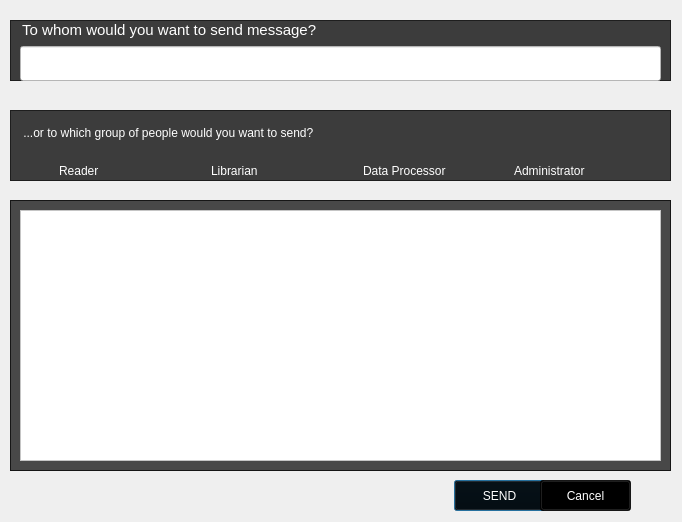
<?xml version="1.0" encoding="UTF-8"?>
<ui version="4.0">
 <class>sendNotification</class>
 <widget class="QDialog" name="sendNotification">
  <property name="geometry">
   <rect>
    <x>0</x>
    <y>0</y>
    <width>682</width>
    <height>522</height>
   </rect>
  </property>
  <property name="windowTitle">
   <string>Dialog</string>
  </property>
  <property name="styleSheet">
   <string notr="true">QCheckBox{
font: 60 12pt &quot;Segoe UI Light&quot;;
}
#sendNotification{
border-image: url(:/appscreen/Resources/appscreen/sendNotification.png);
}</string>
  </property>
  <widget class="QFrame" name="frame">
   <property name="geometry">
    <rect>
     <x>10</x>
     <y>20</y>
     <width>661</width>
     <height>61</height>
    </rect>
   </property>
   <property name="styleSheet">
    <string notr="true">background-color: rgba(0, 0, 0,0.5);</string>
   </property>
   <property name="frameShape">
    <enum>QFrame::StyledPanel</enum>
   </property>
   <property name="frameShadow">
    <enum>QFrame::Raised</enum>
   </property>
   <widget class="QWidget" name="">
    <property name="geometry">
     <rect>
      <x>0</x>
      <y>0</y>
      <width>661</width>
      <height>61</height>
     </rect>
    </property>
    <layout class="QVBoxLayout" name="verticalLayout_2">
     <item>
      <layout class="QHBoxLayout" name="horizontalLayout_2">
       <item>
        <widget class="QLabel" name="label">
         <property name="font">
          <font>
           <family>Segoe UI Symbol</family>
           <pointsize>11</pointsize>
           <weight>50</weight>
           <italic>false</italic>
           <bold>false</bold>
          </font>
         </property>
         <property name="styleSheet">
          <string notr="true">color: white;
background:rgba(255, 255, 255,0);
font: 11pt &quot;Segoe UI Symbol&quot;;
</string>
         </property>
         <property name="text">
          <string>   To whom would you want to send message?</string>
         </property>
        </widget>
       </item>
       <item>
        <spacer name="horizontalSpacer">
         <property name="orientation">
          <enum>Qt::Horizontal</enum>
         </property>
         <property name="sizeHint" stdset="0">
          <size>
           <width>398</width>
           <height>20</height>
          </size>
         </property>
        </spacer>
       </item>
      </layout>
     </item>
     <item>
      <layout class="QHBoxLayout" name="horizontalLayout_3">
       <item>
        <spacer name="horizontalSpacer_2">
         <property name="orientation">
          <enum>Qt::Horizontal</enum>
         </property>
         <property name="sizeType">
          <enum>QSizePolicy::Minimum</enum>
         </property>
         <property name="sizeHint" stdset="0">
          <size>
           <width>10</width>
           <height>20</height>
          </size>
         </property>
        </spacer>
       </item>
       <item>
        <widget class="QLineEdit" name="sendLE">
         <property name="sizePolicy">
          <sizepolicy hsizetype="Expanding" vsizetype="Expanding">
           <horstretch>0</horstretch>
           <verstretch>0</verstretch>
          </sizepolicy>
         </property>
         <property name="styleSheet">
          <string notr="true">background: white;</string>
         </property>
        </widget>
       </item>
       <item>
        <spacer name="horizontalSpacer_3">
         <property name="orientation">
          <enum>Qt::Horizontal</enum>
         </property>
         <property name="sizeType">
          <enum>QSizePolicy::Minimum</enum>
         </property>
         <property name="sizeHint" stdset="0">
          <size>
           <width>10</width>
           <height>20</height>
          </size>
         </property>
        </spacer>
       </item>
      </layout>
     </item>
    </layout>
   </widget>
  </widget>
  <widget class="QFrame" name="frame_2">
   <property name="geometry">
    <rect>
     <x>10</x>
     <y>110</y>
     <width>661</width>
     <height>71</height>
    </rect>
   </property>
   <property name="styleSheet">
    <string notr="true">background-color: rgba(0, 0, 0,0.5);</string>
   </property>
   <property name="frameShape">
    <enum>QFrame::StyledPanel</enum>
   </property>
   <property name="frameShadow">
    <enum>QFrame::Raised</enum>
   </property>
   <widget class="QWidget" name="">
    <property name="geometry">
     <rect>
      <x>0</x>
      <y>0</y>
      <width>661</width>
      <height>71</height>
     </rect>
    </property>
    <layout class="QVBoxLayout" name="verticalLayout">
     <item>
      <widget class="QLabel" name="label_2">
       <property name="styleSheet">
        <string notr="true">color: white;
background:rgba(255, 255, 255,0);
font: 11pt &quot;Segoe UI Symbol&quot;;
</string>
       </property>
       <property name="text">
        <string>    ...or to which group of people would you want to send?</string>
       </property>
      </widget>
     </item>
     <item>
      <layout class="QHBoxLayout" name="horizontalLayout">
       <property name="leftMargin">
        <number>30</number>
       </property>
       <property name="rightMargin">
        <number>30</number>
       </property>
       <item>
        <widget class="QCheckBox" name="checkBox">
         <property name="styleSheet">
          <string notr="true">color: white;
background:rgba(255, 255, 255,0)</string>
         </property>
         <property name="text">
          <string>Reader</string>
         </property>
        </widget>
       </item>
       <item>
        <widget class="QCheckBox" name="checkBox_2">
         <property name="styleSheet">
          <string notr="true">color: white;
background:rgba(255, 255, 255,0)</string>
         </property>
         <property name="text">
          <string>Librarian</string>
         </property>
        </widget>
       </item>
       <item>
        <widget class="QCheckBox" name="checkBox_3">
         <property name="styleSheet">
          <string notr="true">color: white;
background:rgba(255, 255, 255,0)</string>
         </property>
         <property name="text">
          <string>Data Processor</string>
         </property>
        </widget>
       </item>
       <item>
        <widget class="QCheckBox" name="checkBox_4">
         <property name="styleSheet">
          <string notr="true">color: white;
background:rgba(255, 255, 255,0)</string>
         </property>
         <property name="text">
          <string>Administrator</string>
         </property>
        </widget>
       </item>
      </layout>
     </item>
    </layout>
   </widget>
  </widget>
  <widget class="QFrame" name="frame_3">
   <property name="geometry">
    <rect>
     <x>10</x>
     <y>200</y>
     <width>661</width>
     <height>271</height>
    </rect>
   </property>
   <property name="styleSheet">
    <string notr="true">background-color: rgba(0, 0, 0,0.7);</string>
   </property>
   <property name="frameShape">
    <enum>QFrame::StyledPanel</enum>
   </property>
   <property name="frameShadow">
    <enum>QFrame::Raised</enum>
   </property>
   <widget class="QTextEdit" name="textEdit">
    <property name="geometry">
     <rect>
      <x>10</x>
      <y>10</y>
      <width>641</width>
      <height>251</height>
     </rect>
    </property>
    <property name="styleSheet">
     <string notr="true">background: white;</string>
    </property>
   </widget>
  </widget>
  <widget class="QPushButton" name="sendButton">
   <property name="geometry">
    <rect>
     <x>454</x>
     <y>480</y>
     <width>91</width>
     <height>31</height>
    </rect>
   </property>
   <property name="styleSheet">
    <string notr="true">#sendButton{
color: white;
background-color: rgba(0, 0, 0,0.8);
}
#sendButton::hover{
background-color: rgba(0, 170, 255,0.4)
}
#sendButton::pressed{
background-color: rgba(0, 170, 255,0.7);
}</string>
   </property>
   <property name="text">
    <string>SEND</string>
   </property>
  </widget>
  <widget class="QPushButton" name="cancelButton">
   <property name="geometry">
    <rect>
     <x>540</x>
     <y>480</y>
     <width>91</width>
     <height>31</height>
    </rect>
   </property>
   <property name="styleSheet">
    <string notr="true">#cancelButton{
color: white;
background-color: rgba(0, 0, 0,0.8);
}
#cancelButton::hover{
background-color: rgba(0, 170, 255,0.4);
}
#cancelButton::pressed{
background-color: rgba(0, 170, 255,0.7);
}</string>
   </property>
   <property name="text">
    <string>Cancel</string>
   </property>
  </widget>
  <zorder>frame</zorder>
  <zorder>frame_2</zorder>
  <zorder></zorder>
  <zorder>frame_3</zorder>
  <zorder>sendLE</zorder>
  <zorder>horizontalSpacer_2</zorder>
  <zorder>horizontalSpacer_3</zorder>
  <zorder>sendButton</zorder>
  <zorder>cancelButton</zorder>
 </widget>
 <resources>
  <include location="LIBPRO.qrc"/>
 </resources>
 <connections/>
</ui>
